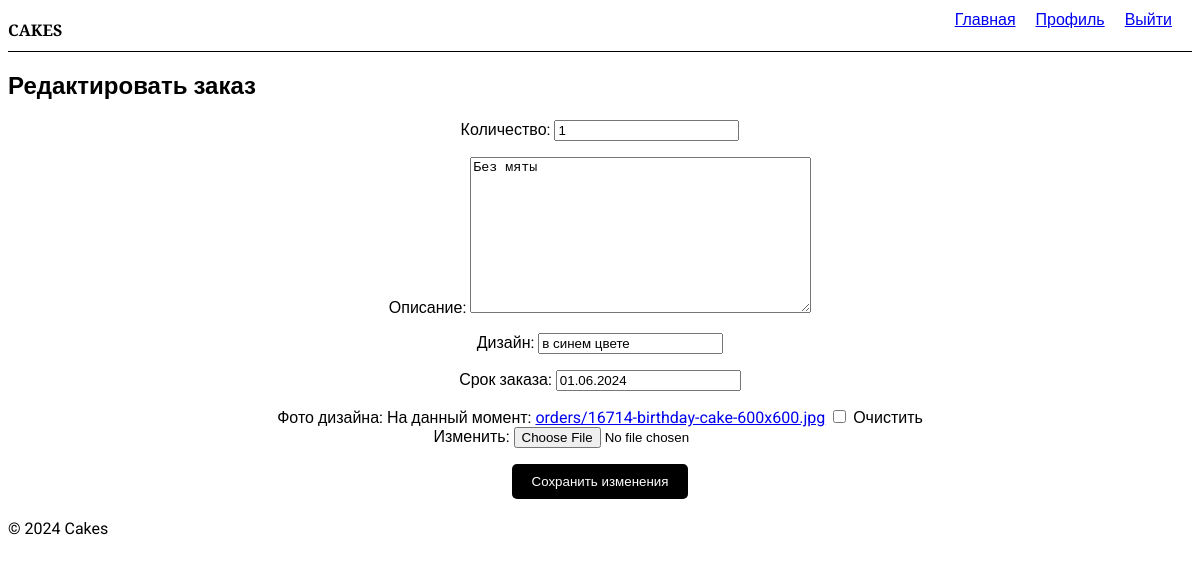
Screenshot of /edit_order/1/ (signed in) with the database file from the repository.
### main/models.py (models this page shows)
class Order(models.Model):
    STATUS_CHOICES = [
        ('pending', 'Ожидает'),
        ('in_process', 'В процессе'),
        ('completed', 'Завершен'),
    ]
    count = models.PositiveIntegerField("Количество")
    description = models.TextField("Описание")
    design = models.CharField("Дизайн", max_length=100)
    create_date = models.DateField("Дата добавления", auto_now_add=True)
    due_date = models.DateField("Срок заказа")
    image = models.ImageField("Фото дизайна", upload_to='orders/', blank=True, null=True)
    chief = models.ForeignKey(Chief, verbose_name="Кондитер", related_name="chief_orders", db_index=True, on_delete=models.CASCADE)
    client = models.ForeignKey(Person, verbose_name="Клиент", related_name="client_orders", db_index=True, null=True, on_delete=models.SET_NULL)
    product = models.ForeignKey(Cake, verbose_name="Торт", db_index=True, null=True, on_delete=models.SET_NULL)
    status = models.CharField(max_length=20, choices=STATUS_CHOICES, default='pending')

### main/views.py (the view, shortened to what this page needs)
# urls.py: path('edit_order/<int:pk>/', EditOrderView.as_view(), name='edit_order'),
@method_decorator([login_required, get_real_user], name='dispatch')
class EditOrderView(View):
    def get(self, request, pk):
        order = get_object_or_404(Order, pk=pk, client=request.real_user)
        form = OrderEditForm(instance=order)
        return render(request, 'main/edit_order.html', {'form': form, 'order': order})

### main/forms.py
class OrderEditForm(forms.ModelForm):
    class Meta:
        model = Order
        fields = ['count', 'description', 'design', 'due_date', 'image']

### main/context_processors.py (called while the page is built)
def is_chief_user(request):
    if request.user.is_authenticated:
        User = get_user_model()
        user = User.objects.get(pk=request.user.pk)
        print(type(user))
        return {
            'is_chief_user': isinstance(user, Chief)
        }
    return {
        'is_chief_user': False
    }

### main/templates/main/edit_order.html (shortened to what this page needs)
{% extends 'main/base.html' %}
{% block content %}
    <h2>Редактировать заказ</h2>
    <form method="post" enctype="multipart/form-data">
        {{ form.as_p }}
        <button type="submit">Сохранить изменения</button>
    </form>
{% endblock %}

### main/static/main/styles/css/index.css (style rules this page uses)
body { font-family: 'Roboto', sans-serif; }
form { text-align: center; margin-bottom: 20px; }
form button { background-color: #000; color: #fff; border: none; padding: 10px 20px; cursor: pointer; border-radius: 5px; transition: background-color 0.3s; }

### rows the page displays
Order: count "1", description "Без мяты", design "в синем цвете", due_date "01.06.2024"
